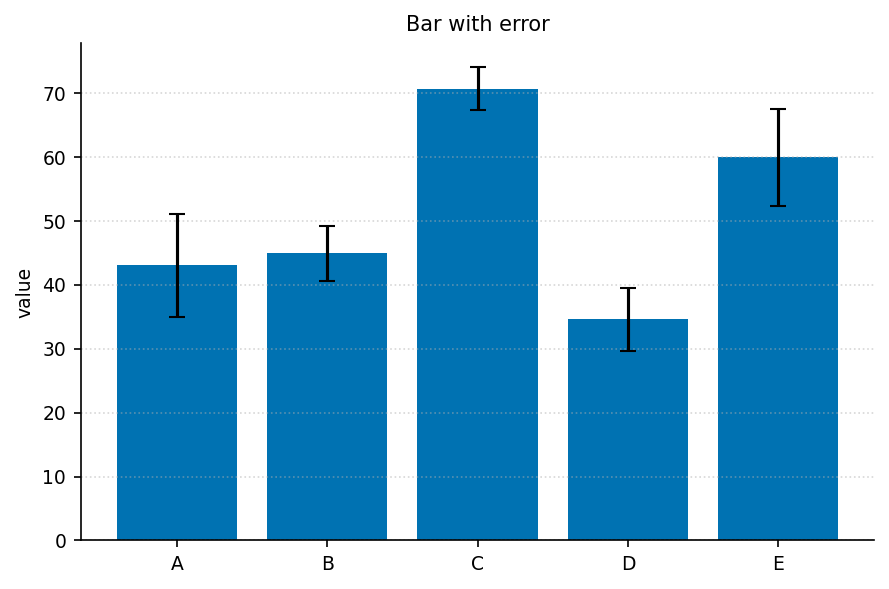

Here is the Python script that generated this plot:
"""bar_error: 柱状 + 误差棒."""
import sys, os; sys.path.insert(0, os.path.join(os.path.dirname(os.path.abspath(__file__)), '..', '..', '_utils', 'python'))
import numpy as np
import matplotlib.pyplot as plt
from theme import apply_theme
from palette import cycle

def make_figure(title='Bar with error'):
    apply_theme()
    labels = list('ABCDE'); rng = np.random.default_rng(2)
    means = rng.uniform(30, 80, 5); err = rng.uniform(3, 10, 5)
    fig, ax = plt.subplots()
    ax.bar(labels, means, yerr=err, color=cycle(0),
           error_kw=dict(ecolor='black', capsize=4, capthick=1))
    ax.set_ylabel('value'); ax.set_title(title)
    ax.grid(True, axis='y', linestyle=':', alpha=0.5)
    fig.tight_layout()
    return fig

if __name__ == '__main__':
    fig = make_figure(); fig.savefig(__file__.replace('.py', '.png'), dpi=150)
